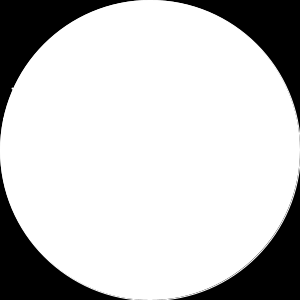
Frame 1 (no input)
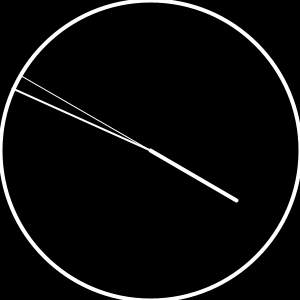
Frame 60 (the mouse pressed at the canvas centre just before this capture)
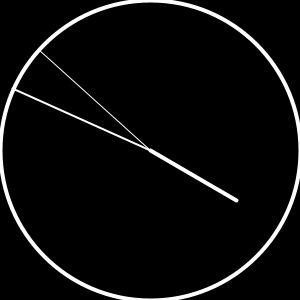
Frame 120 (the mouse held since frame 60 and released just before this capture)

The Processing sketch that drew these frames (run headless with seeded random() and noise(); from frame 60 on, the mouse is pressed at the canvas centre):

// Processing sketch: sketch_clock
// ── sketch_clock.pde
void setup() {
  size(300,300);
  stroke(255);
  smooth();
  frameRate(30);
}

void draw() {
  background(0);
  float s = second();
  float m = minute();
  float h = hour() % 12;

  translate(width/2, height/2);
  ellipse(0,0,width,height);

  noFill();
  stroke(255);

  // second
  pushMatrix();
  rotate(radians(s*(360/60)));
  strokeWeight(1);
  line(0,0,0,-150);
  popMatrix();

  // minute
  pushMatrix();
  rotate(radians(m*(360/60)));
  strokeWeight(2);
  line(0,0,0,-150);
  popMatrix();

  // hour
  pushMatrix();
  rotate(radians(h*(360/12)));
  strokeWeight(4);
  line(0,0,0,-100);
  popMatrix();
}
